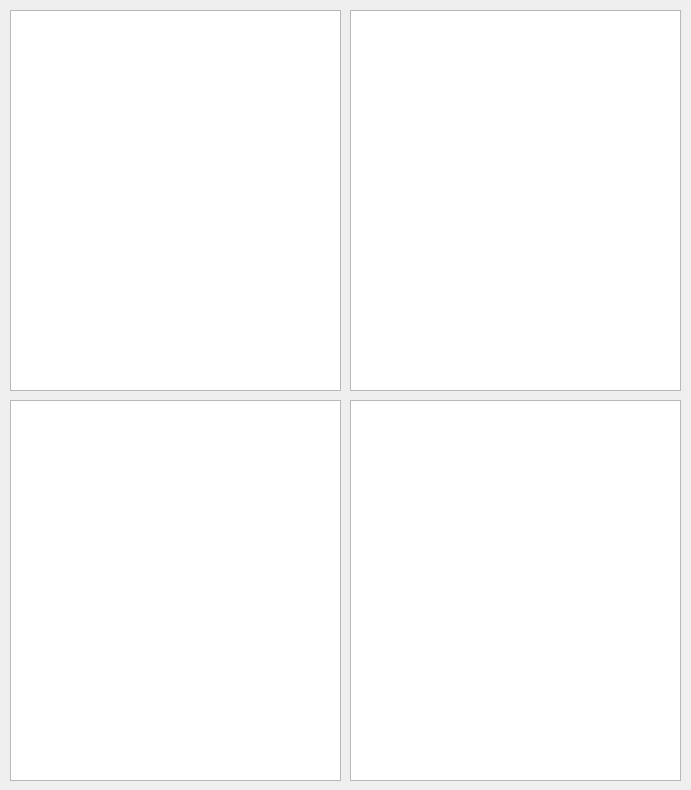
<?xml version="1.0" encoding="UTF-8"?>
<ui version="4.0">
 <class>queueForm</class>
 <widget class="QWidget" name="queueForm">
  <property name="geometry">
   <rect>
    <x>0</x>
    <y>0</y>
    <width>691</width>
    <height>790</height>
   </rect>
  </property>
  <property name="windowTitle">
   <string>Queues</string>
  </property>
  <property name="windowIcon">
   <iconset resource="Images.qrc">
    <normaloff>:/img/Images/Queue.png</normaloff>:/img/Images/Queue.png</iconset>
  </property>
  <widget class="QListWidget" name="listWidget_Input">
   <property name="geometry">
    <rect>
     <x>10</x>
     <y>10</y>
     <width>331</width>
     <height>381</height>
    </rect>
   </property>
  </widget>
  <widget class="QListWidget" name="listWidget_Output">
   <property name="geometry">
    <rect>
     <x>350</x>
     <y>10</y>
     <width>331</width>
     <height>381</height>
    </rect>
   </property>
  </widget>
  <widget class="QListWidget" name="listWidget_Dishes">
   <property name="geometry">
    <rect>
     <x>10</x>
     <y>400</y>
     <width>331</width>
     <height>381</height>
    </rect>
   </property>
  </widget>
  <widget class="QListWidget" name="listWidget_Bills">
   <property name="geometry">
    <rect>
     <x>350</x>
     <y>400</y>
     <width>331</width>
     <height>381</height>
    </rect>
   </property>
  </widget>
 </widget>
 <resources>
  <include location="Images.qrc"/>
 </resources>
 <connections/>
</ui>
